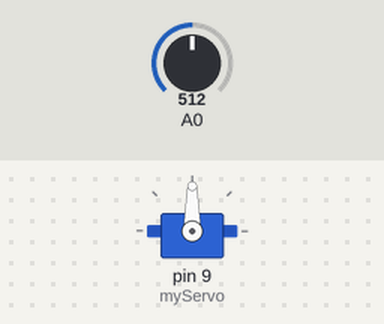
Bench run of a sketch on a simulated Arduino Uno, built with avr-gcc and run on an emulated ATmega328P. Shown: servo. The test bench sets the inputs (shaded band); at power-on: A0 = 512.

Above: at 1.2 s.
1.3 s: A0 set to 716
At 1.6 s:
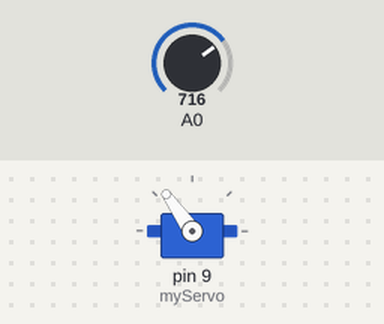
2.8 s: A0 set to 900
At 3.7 s:
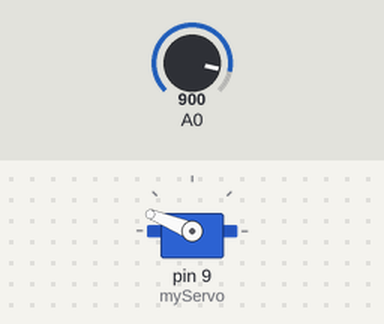
4.3 s: A0 set to 1023
At 4.9 s:
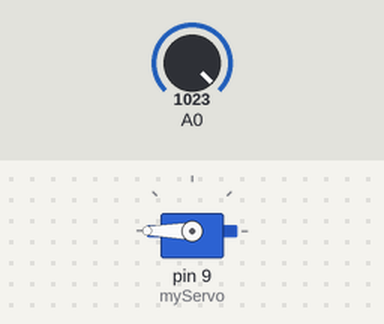
5.8 s: A0 set to 306
At 6.2 s:
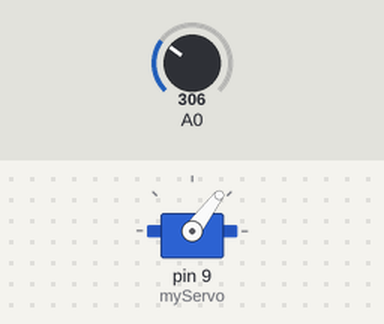
7.3 s: A0 set to 122
At 8.3 s:
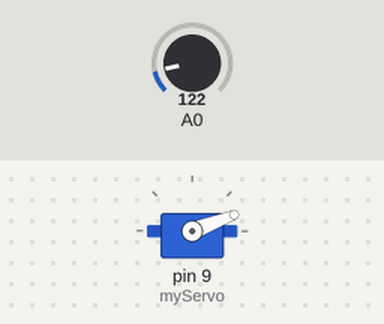
Timing chart, 0 to 9.8 s (numbered marks = the images above; inputs shaded):
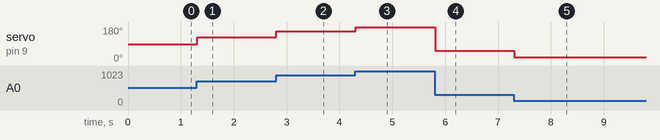

Measured:
- after the input at 1.3 s, servo on pin 9 (myServo): 90° → 125° at once
- after the input at 2.8 s, servo on pin 9 (myServo): 125° → 158° at once
- after the input at 4.3 s, servo on pin 9 (myServo): 158° → 180° at once
- after the input at 5.8 s, servo on pin 9 (myServo): 180° → 53° at once
- after the input at 7.3 s, servo on pin 9 (myServo): 53° → 21° at once

The sketch:

potservo.ino
```cpp
#include <Servo.h>
Servo myServo;

int state = 0;
void setup() {
myServo.attach(9);

}
void loop() {
int potValue = analogRead(A0);
int angleValue = map(potValue, 0, 1023, 0, 180);
myServo.write(angleValue);
delay(10);
}
```
